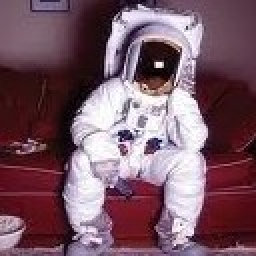
#> input picture 8-Diviser Pour Reigner/cosmonaute.jpg, 128 x 128 px (shown 2 times larger)
$ python 7.1.py
#> lines starting #> are read from the running program, lines starting #| are printed output that depends on the picture
def rotation(px, x0, y0, t):
    if t==1:
        return px
    mil=t//2
    rotation(px, x0 , y0 , mil)
    rotation(px, x0+mil , y0 , mil)
    rotation(px, x0 , y0+mil , mil)
    rotation(px, x0+mil , y0+mil , mil)
    for x in range (x0,x0+mil):
        for y in range(y0,y0+mil):
            px[x,y+mil],px[x+mil,y+mil],px[x+mil,y],px[x,y]= px[x,y], px[x,y+mil], px[x+mil,y+mil], px[x+mil,y]
    return px

from PIL import Image

imageDebut = Image.open("cosmonaute.jpg")
#> imageDebut is the input picture: PIL image 128x128 RGB; mean R, G, B 120.7, 88.5, 101.6

taille = imageDebut.size[0] # Récupération de la dimension de l'image (carrée ...)
#> taille = 128
print("Taille : ", taille)
#| Taille :  128
matrice = imageDebut.load()# Récupération des pixels en codage rvb
print(matrice[0,4]) #vérification d'un pixel rouge sur la premiere ligne
#| (117, 90, 105)

rotation(matrice, 0, 0, taille)

imageDebut.save("cosmonaute_rot.png")
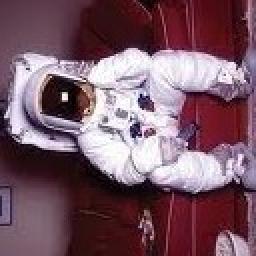
#> saved as cosmonaute_rot.png: PIL image 128x128 RGB (shown 2 times larger); mean R, G, B 120.7, 88.5, 101.6
